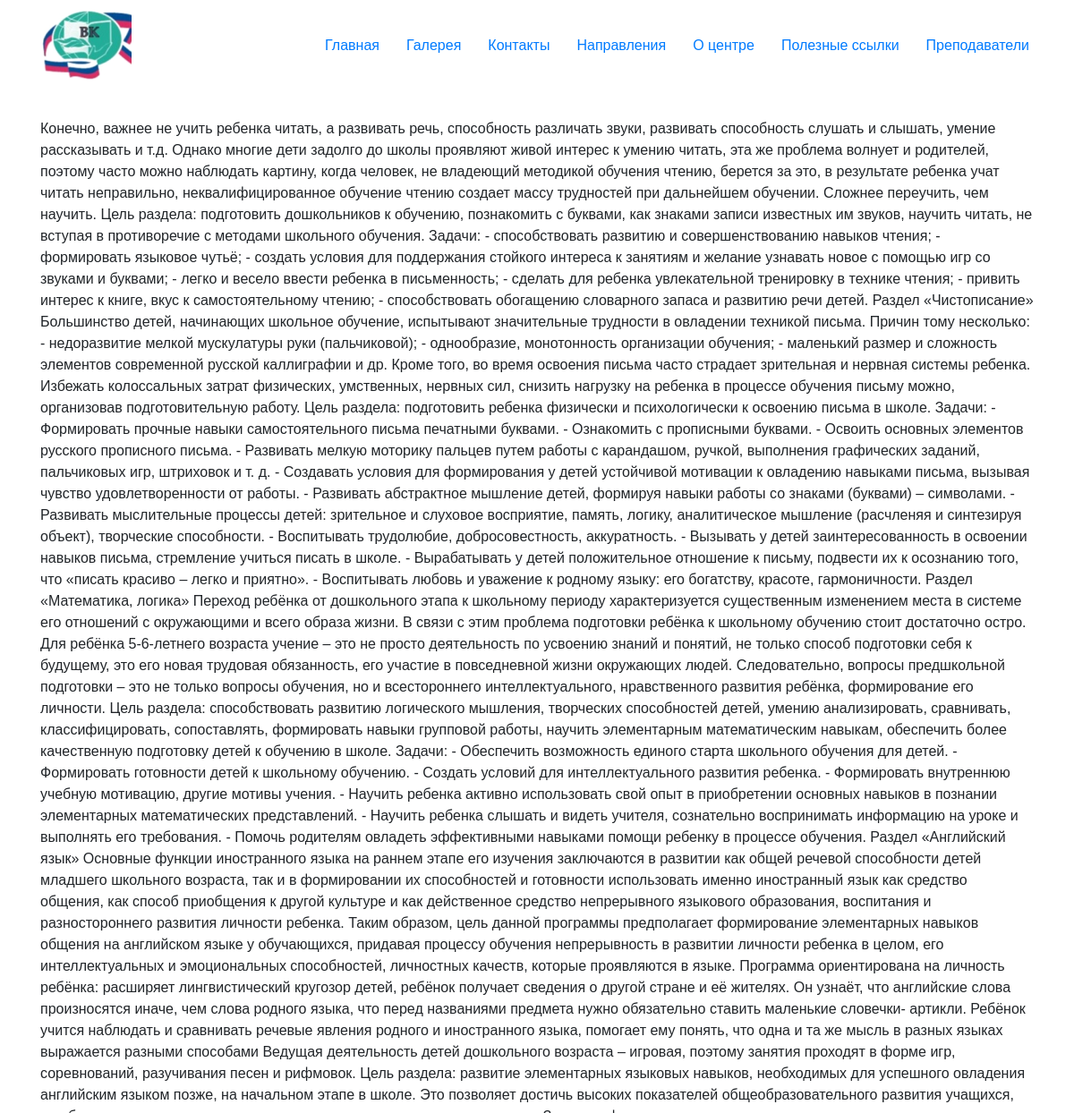
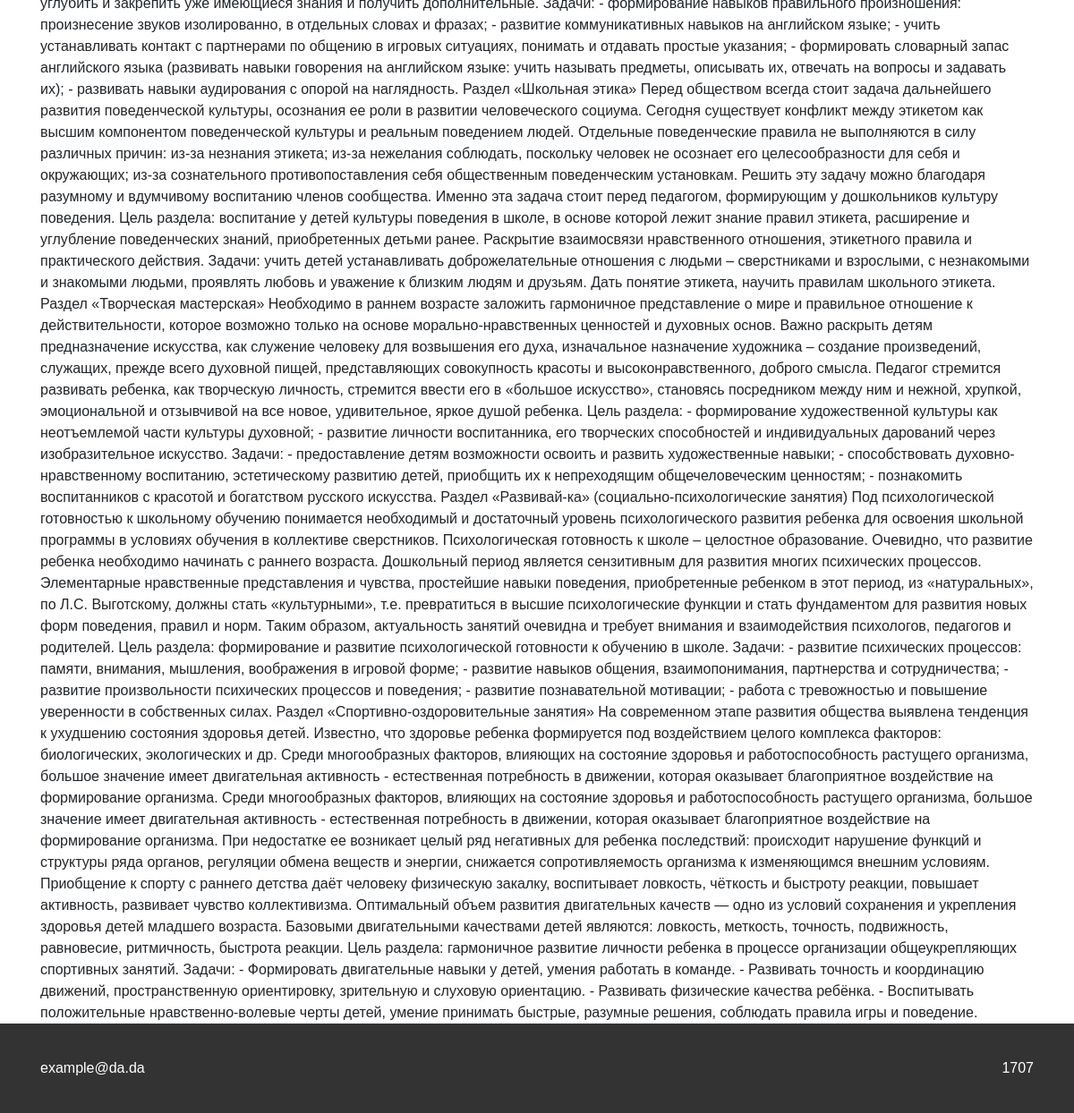
The app's page /info/Направления/ with its own data (2 pictures, top to bottom).
### main/models.py (models this page shows, shortened)
class InfoPages(models.Model):
    name = models.CharField('название страницы', max_length=40, unique=True)
    content = models.TextField('текст страницы')

class GeneralInfo(models.Model):
    contact_email = models.CharField('имейл, который будет показываться на каждой странице сайта', max_length=50)
    contact_phone = models.CharField('номер телефона, который будет показываться на каждой странице сайта', max_length=50)
    class Meta:
        verbose_name = "общая информация"
        verbose_name_plural = "общая информация"

### main/views.py (the view)
# urls.py: path('info/<str:page_name>/', views.AboutView.as_view()),
class AboutView(View):
    def get(self, request, page_name):
        page = InfoPages.objects.get(name=page_name)
        return render(request, 'about.html', {'page': page})

### main/context_processor.py (called while the page is built)
def extras(request):
    general = GeneralInfo.objects.get(id=1)
    info_pages = InfoPages.objects.values('name')
    return {'general': general, 'info_pages': info_pages}

### templates/about.html
{% extends 'base.html' %}
{% block content %}
    <div class="container">
    {{ page.content|safe }}
    </div>
{% endblock content %}

### templates/include/footer.html
<footer class="footer">
        <div class="container footer__container">
            <div class="email">
                {{ general.contact_email }}
            </div>
            <div class="tel">
                {{ general.contact_phone }}
            </div>
        </div>
    </footer>

### static/css/style.css (style rules this page uses)
body { font-family: 'PT Sans', sans-serif; }
*, *::before, *::after { -webkit-box-sizing: border-box; box-sizing: border-box; }
.footer { background-color: #333333; }
.footer__container { display: -webkit-box; display: -ms-flexbox; display: flex; -webkit-box-pack: justify; -ms-flex-pack: justify; justify-content: space-between; -webkit-box-align: center; -ms-flex-align: center; align-items: center; color: #fff; min-height: 100px; }

### records on screen
InfoPages: content "Конечно, важнее не учить ребенка читать, а развивать речь, способность различать звуки, развивать способность слушать и слышать, умение рассказывать и т.д. Однако многие дети задолго до школы проявляют живой интерес к умению читать, эта же проблема волнует и родителей, поэтому часто можно наблюдать картину, когда человек, не владеющий методикой обучения чтению, берется за это, в результате ребенка учат читать неправильно, неквалифицированное обучение чтению создает массу трудностей при дальнейшем обучении. Сложнее переучить, чем научить. Цель раздела: подготовить дошкольников к обучению, познакомить с буквами, как знаками записи известных им звуков, научить читать, не вступая в противоречие…"
GeneralInfo: contact_email "example@da.da", contact_phone "1707"

### other values on screen
{{ i.name }} "Контакты" "Направления" "О центре" "Полезные ссылки" "Преподаватели"
